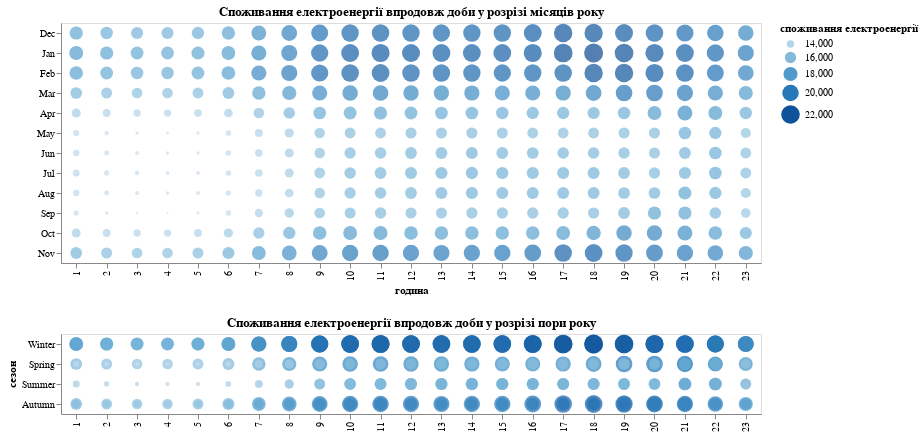

Source (notebook cell):
### Code cell
df4['text_month'] = df4['month'].map({1: 'Jan', 2: 'Feb',  3: 'Mar', 4: 'Apr', 5: 'May', 6: 'Jun', 7: 'Jul', 8: 'Aug', 9: 'Sep', 10: 'Oct',11: 'Nov',12: 'Dec',})
df4['season'] = df4['month'].map({1: 'Winter', 2: 'Winter',  3: 'Spring', 4: 'Spring', 5: 'Spring', 6: 'Summer', 7: 'Summer', 8: 'Summer', 9: 'Autumn', 10: 'Autumn',11: 'Autumn',12: 'Winter',})



p1 = alt.Chart(df4).mark_circle().encode(
    y = alt.Y('text_month:O', title = "", sort=['Dec','Jan','Feb', 'Mar','Apr','May','Jun','Jul','Aug','Sep','Oct','Nov']),
    x = alt.X('hour:O', sort = alt.SortField('descending'), title ='година'),
    size = alt.Size('av',  scale = alt.Scale(zero = False)),
    color = alt.Color('av',  scale = alt.Scale(zero = False), title= 'споживання електроенергії')
).properties(width = 700, title = 'Cпоживання електроенергії впродовж доби у розрізі місяців року')

p2 = alt.Chart(df4).mark_circle().encode(
    x = alt.X('hour:O', title = "", sort=['Winter', 'Spring', 'Summer', 'Autumn']),
    y = alt.Y('season:O', sort = alt.SortField('descending'), title = 'сезон'),
    size = alt.Size('av',  scale = alt.Scale(zero = False)),
    color = alt.Color('av',  scale = alt.Scale(zero = False))
).properties(width = 700, title= 'Cпоживання електроенергії впродовж доби у розрізі пори року')

alt.vconcat(p1, p2)

#- Як змінюється споживання електроенергії впродовж доби у розрізі місяців року та пір року?

# Ті самі аргументи, що й для "споживання електроенергії від дня року та години доби"
# Але тут менше даних, тому можна спробувати розмірами та прозорістю передати значення чисел.

# Спочатку я хотіла промалювати вертикальні лінії на графіку p1 задля того щоб розрізнити пори року. 
# Але через них гірше видно загалььну картину співвідношення Місяць-година-споживання.
# Тому година - сезон- споживання  це окремий графік

### Figure 1 — Vega-Lite specification as saved in the notebook (floating-point values rounded to 4 significant figures; data arrays with more than 128 entries replaced by an {"elided": "..."} marker saying what was removed)
{"config": {"view": {"continuousWidth": 400, "continuousHeight": 300}}, "vconcat": [{"mark": "circle", "encoding": {"color": {"type": "quantitative", "field": "av", "scale": {"zero": false}, "title": "споживання електроенергії"}, "size": {"type": "quantitative", "field": "av", "scale": {"zero": false}}, "x": {"type": "ordinal", "field": "hour", "sort": {"field": "descending"}, "title": "година"}, "y": {"type": "ordinal", "field": "text_month", "sort": ["Dec", "Jan", "Feb", "Mar", "Apr", "May", "Jun", "Jul", "Aug", "Sep", "Oct", "Nov"], "title": ""}}, "title": "Cпоживання електроенергії впродовж доби у розрізі місяців року", "width": 700}, {"mark": "circle", "encoding": {"color": {"type": "quantitative", "field": "av", "scale": {"zero": false}}, "size": {"type": "quantitative", "field": "av", "scale": {"zero": false}}, "x": {"type": "ordinal", "field": "hour", "sort": ["Winter", "Spring", "Summer", "Autumn"], "title": ""}, "y": {"type": "ordinal", "field": "season", "sort": {"field": "descending"}, "title": "сезон"}}, "title": "Cпоживання електроенергії впродовж доби у розрізі пори року", "width": 700}], "data": {"name": "data-9ccb16f92fda1d9424261bf862319275"}, "$schema": "https://vega.github.io/schema/vega-lite/v4.8.1.json", "datasets": {"data-9ccb16f92fda1d9424261bf862319275": {"elided": "276 records"}}}
